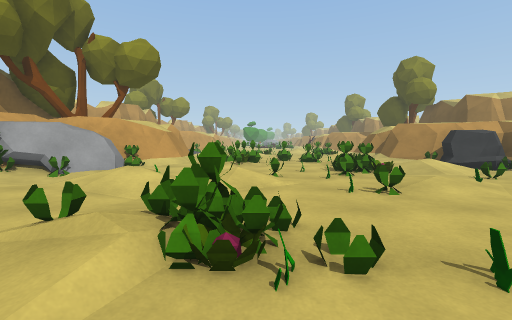
view 1 (above)

21 first-person views from a walk through a scene from a Unity 3-D project. The camera is 1.2 m above the floor, tilts 4° down and sees 90° across. The floor is counted in squares, 2 m on a side. Each view is taken from the middle of a square. On the plan, view 1 faces up. The plan holds only what a view shows up to about 9 squares ahead; the rest is blank. The place goes on beyond the plan. The player character is not drawn. Some animated figures are left out.

view 2
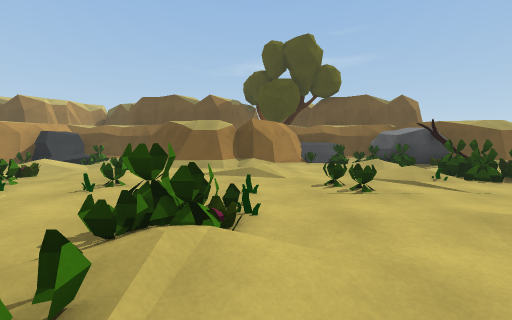

view 3
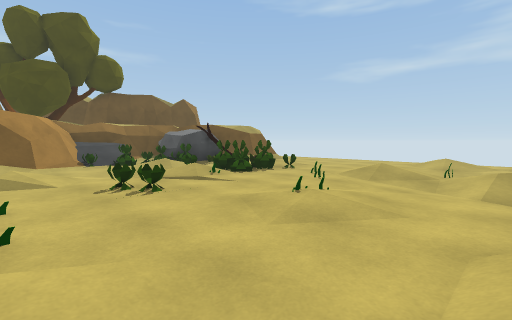

view 4
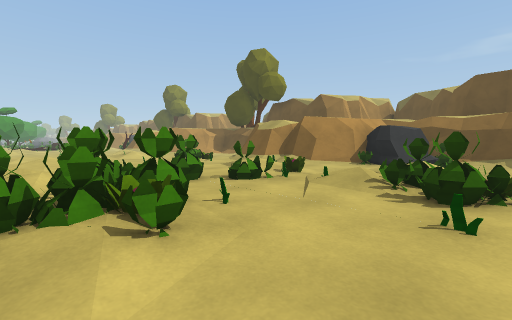

view 5
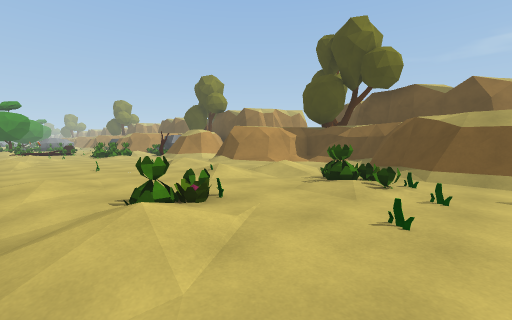

view 6
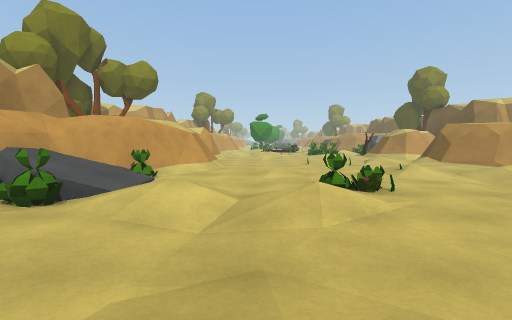

view 7
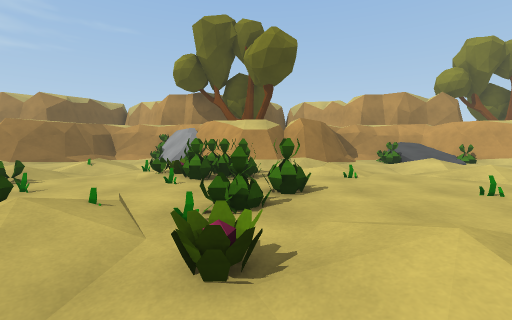

view 8
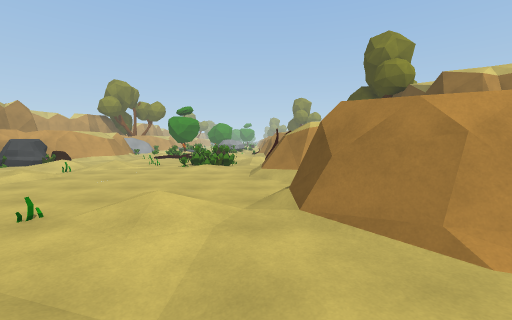

view 9
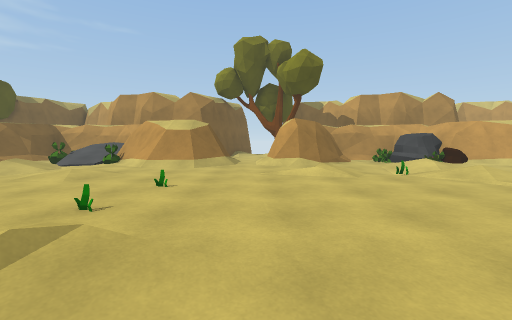

view 10
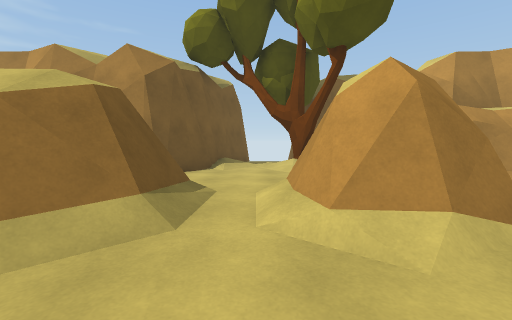

view 11
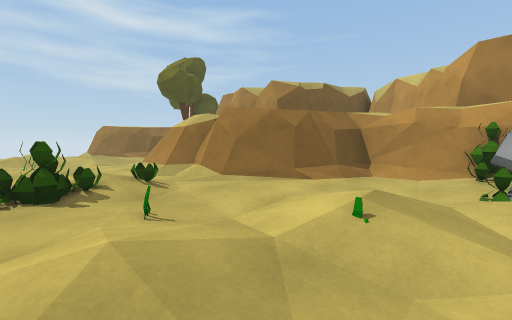

view 12
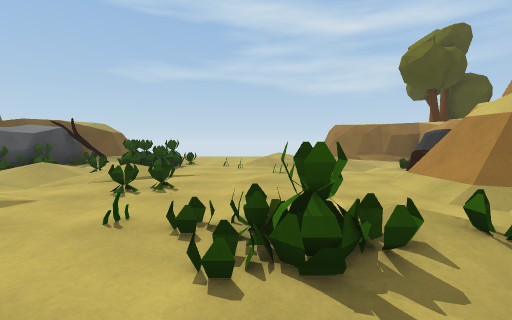

view 13
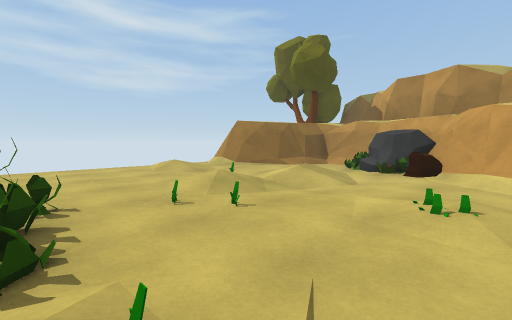

view 14
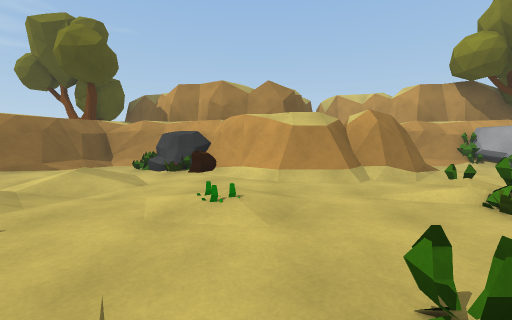

view 15
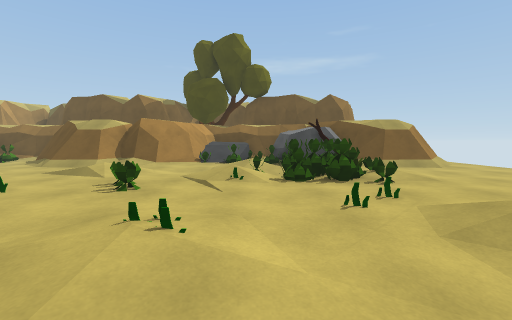

view 16
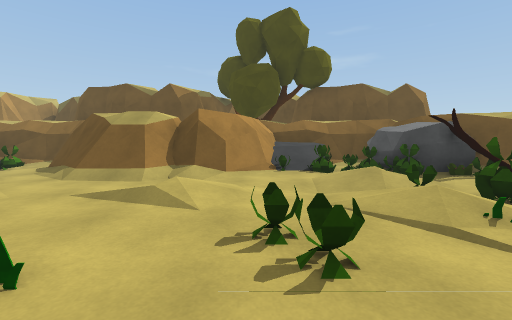

view 17
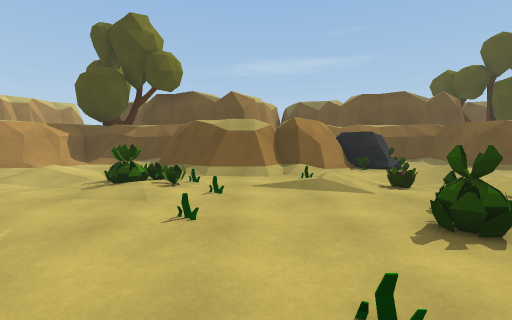

view 18
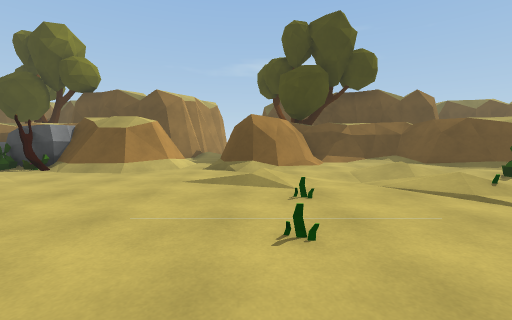

view 19
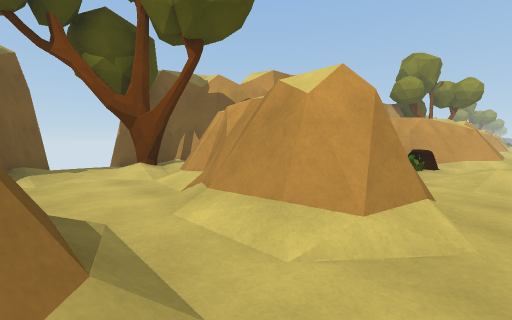

view 20
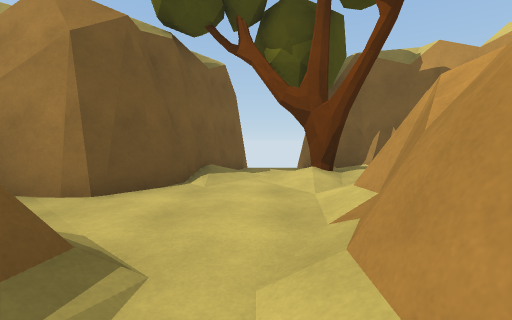

view 21
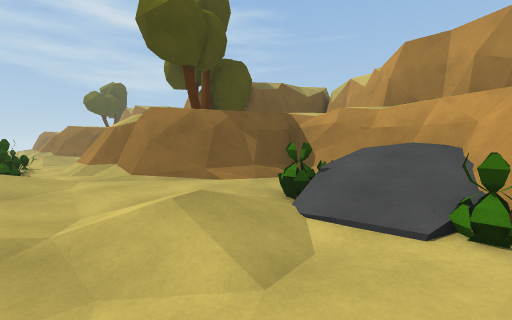

### Floor plan
Key: @ floor where view 1 was taken; # wall or solid block; x gap in a wall; . main floor; : floor 0.25 m higher than the main floor; - floor 0.25 m lower than the main floor; + floor 0.75 m higher than the main floor; * floor 2.25 m higher than the main floor; / step, stairs or slope; = window, fence, low wall or low ledge; ^ raised ledge; v drop or lower ground; O other object.
Columns run from 10 left of view 1 to 8 right of it. Each row starts with its distance up from view 1.
 23      #OOO ..OO O
 22      #O.://.OOOO#
 21  ##  #...O..../##
 20  #:/####....../##
 19 vx.O/###./.....#
 18  v.............#
 17  ###..##...O./.#
 16    ##.##/...O..###
 15     ####...../../#
 14     ####....O/:.-#
 13     ##O//-OO..../#
 12     ##OO:./O.OO/##
 11     ##O....OOOO##
 10      ###..O.../#
  9  ###   #.:.../O#
  8    ^OOO#/OOOOO.###
  7     #O##.OOOO/.OO#
  6     #*#O.OO.OO:.O#
  5    ##OO./-.OOO../#
  4   ^##=..O.OO.OO/##
  3  ##v#=/..O.OO./##
  2  #v  #=#.OO.../#
  1  ###   #.OOO./.#
  0    ^#  #/.@OO..####
 -1     ####.OO../.O+##
 -2      #OO....OO:OOO
 -3      #OO/-OOOO.OO#
 -4      #O.:./.OOOO##
 -5      #/..O..../##
 -6      ###....../#
 -7        #.:...../
 -8        =

Positions as (right, up) in squares from view 1, and headings:
1: (0, 0), facing up
2: (-2, 1), facing right
3: (-2, 1), facing down-right
4: (-1, 5), facing up-right
5: (-1, 10), facing up-right
6: (-1, 9), facing up
7: (4, 8), facing left
8: (4, 14), facing up
9: (4, 18), facing left
10: (-1, 18), facing left
11: (0, 5), facing down-left
12: (0, 3), facing down
13: (2, -1), facing down-left
14: (2, -1), facing left
15: (-2, -2), facing right
16: (0, 0), facing right
17: (-1, 10), facing right
18: (-1, 17), facing right
19: (-2, 17), facing up-left
20: (-3, 18), facing left
21: (-1, 14), facing down-left
